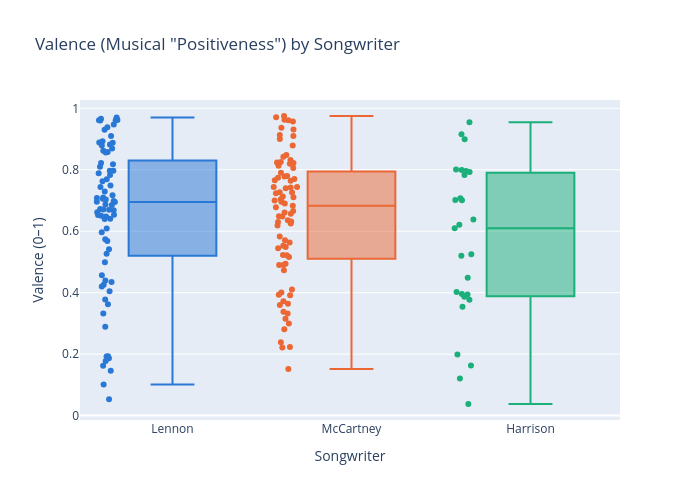

The cell this chart's notebook holds for it:
### Markdown cell above
### Box plot
A box shows the median (middle line), the middle 50% of songs (the box), and the range (whiskers). `points='all'` also draws each song; hover to see which one. [Docs](https://plotly.com/python/box-plots/)

### Code cell
fig = px.box(songs[songs['songwriter_group'].isin(big_three)],
             x='songwriter_group', y='valence', color='songwriter_group',
             color_discrete_map=songwriter_colors, points='all',
             hover_data=['title', 'year'],
             title='Valence (Musical "Positiveness") by Songwriter',
             labels={'songwriter_group': 'Songwriter', 'valence': 'Valence (0–1)'})
fig.update_layout(width=700, height=500, showlegend=False)
fig.show()

### Figure 1 — Plotly figure (JSON) as saved in the notebook; plotly's stock layout.template omitted (floating-point values rounded to 4 significant figures; data arrays with more than 128 entries replaced by an {"elided": "..."} marker saying what was removed)
{"data": [{"alignmentgroup": "True", "boxpoints": "all", "customdata": {"elided": "77x2 mixed values"}, "hovertemplate": "Songwriter=%{x}<br>Valence (0–1)=%{y}<br>title=%{customdata[0]}<br>year=%{customdata[1]}<extra></extra>", "legendgroup": "Lennon", "marker": {"color": "#2a78d6"}, "name": "Lennon", "notched": false, "offsetgroup": "Lennon", "orientation": "v", "showlegend": true, "type": "box", "x": ["Lennon", "Lennon", "Lennon", "Lennon", "Lennon", "Lennon", "Lennon", "Lennon", "Lennon", "Lennon", "Lennon", "Lennon", "Lennon", "Lennon", "Lennon", "Lennon", "Lennon", "Lennon", "Lennon", "Lennon", "Lennon", "Lennon", "Lennon", "Lennon", "Lennon", "Lennon", "Lennon", "Lennon", "Lennon", "Lennon", "Lennon", "Lennon", "Lennon", "Lennon", "Lennon", "Lennon", "Lennon", "Lennon", "Lennon", "Lennon", "Lennon", "Lennon", "Lennon", "Lennon", "Lennon", "Lennon", "Lennon", "Lennon", "Lennon", "Lennon", "Lennon", "Lennon", "Lennon", "Lennon", "Lennon", "Lennon", "Lennon", "Lennon", "Lennon", "Lennon", "Lennon", "Lennon", "Lennon", "Lennon", "Lennon", "Lennon", "Lennon", "Lennon", "Lennon", "Lennon", "Lennon", "Lennon", "Lennon", "Lennon", "Lennon", "Lennon", "Lennon"], "x0": " ", "xaxis": "x", "y": [0.797, 0.858, 0.879, 0.653, 0.966, 0.744, 0.597, 0.162, 0.71, 0.187, 0.362, 0.729, 0.332, 0.67, 0.527, 0.609, 0.574, 0.783, 0.81, 0.457, 0.893, 0.789, 0.93, 0.178, 0.44, 0.662, 0.763, 0.947, 0.654, 0.962, 0.889, 0.769, 0.91, 0.42, 0.641, 0.96, 0.698, 0.717, 0.856, 0.568, 0.862, 0.685, 0.193, 0.668, 0.97, 0.882, 0.869, 0.65, 0.961, 0.687, 0.888, 0.706, 0.499, 0.541, 0.405, 0.708, 0.695, 0.101, 0.822, 0.671, 0.672, 0.289, 0.192, 0.797, 0.938, 0.648, 0.703, 0.749, 0.0534, 0.146, 0.64, 0.435, 0.426, 0.961, 0.696, 0.818, 0.378], "y0": " ", "yaxis": "y"}, {"alignmentgroup": "True", "boxpoints": "all", "customdata": {"elided": "81x2 mixed values"}, "hovertemplate": "Songwriter=%{x}<br>Valence (0–1)=%{y}<br>title=%{customdata[0]}<br>year=%{customdata[1]}<extra></extra>", "legendgroup": "McCartney", "marker": {"color": "#eb6834"}, "name": "McCartney", "notched": false, "offsetgroup": "McCartney", "orientation": "v", "showlegend": true, "type": "box", "x": ["McCartney", "McCartney", "McCartney", "McCartney", "McCartney", "McCartney", "McCartney", "McCartney", "McCartney", "McCartney", "McCartney", "McCartney", "McCartney", "McCartney", "McCartney", "McCartney", "McCartney", "McCartney", "McCartney", "McCartney", "McCartney", "McCartney", "McCartney", "McCartney", "McCartney", "McCartney", "McCartney", "McCartney", "McCartney", "McCartney", "McCartney", "McCartney", "McCartney", "McCartney", "McCartney", "McCartney", "McCartney", "McCartney", "McCartney", "McCartney", "McCartney", "McCartney", "McCartney", "McCartney", "McCartney", "McCartney", "McCartney", "McCartney", "McCartney", "McCartney", "McCartney", "McCartney", "McCartney", "McCartney", "McCartney", "McCartney", "McCartney", "McCartney", "McCartney", "McCartney", "McCartney", "McCartney", "McCartney", "McCartney", "McCartney", "McCartney", "McCartney", "McCartney", "McCartney", "McCartney", "McCartney", "McCartney", "McCartney", "McCartney", "McCartney", "McCartney", "McCartney", "McCartney", "McCartney", "McCartney", "McCartney"], "x0": " ", "xaxis": "x", "y": [0.9, 0.778, 0.636, 0.822, 0.494, 0.91, 0.372, 0.842, 0.704, 0.74, 0.545, 0.82, 0.744, 0.813, 0.678, 0.619, 0.713, 0.332, 0.764, 0.239, 0.571, 0.563, 0.711, 0.806, 0.281, 0.522, 0.36, 0.649, 0.963, 0.553, 0.971, 0.683, 0.832, 0.79, 0.625, 0.937, 0.774, 0.364, 0.913, 0.3, 0.78, 0.41, 0.848, 0.744, 0.63, 0.338, 0.824, 0.726, 0.666, 0.401, 0.975, 0.549, 0.77, 0.727, 0.49, 0.648, 0.583, 0.879, 0.69, 0.393, 0.961, 0.766, 0.7, 0.523, 0.222, 0.49, 0.392, 0.632, 0.516, 0.931, 0.657, 0.742, 0.825, 0.661, 0.957, 0.152, 0.696, 0.315, 0.223, 0.473, 0.724], "y0": " ", "yaxis": "y"}, {"alignmentgroup": "True", "boxpoints": "all", "customdata": [["All Things Must Pass", 1969], ["Blue Jay Way", 1967], ["Circles", 1968], ["Don't Bother Me", 1963], ["For You Blue", 1969], ["Here Comes the Sun", 1969], ["I Me Mine", 1970], ["I Need You", 1965], ["I Want to Tell You", 1966], ["If I Needed Someone", 1965], ["It's All Too Much", 1967], ["Long, Long, Long", 1968], ["Love You to", 1966], ["Not Guilty", 1968], ["Old Brown Shoe", 1969], ["Only a Northern Song", 1967], ["Piggies", 1968], ["Savoy Truffle", 1968], ["Something", 1969], ["Sour Milk Sea", 1968], ["Taxman", 1966], ["The Inner Light", 1968], ["Think for Yourself", 1965], ["While My Guitar Gently Weeps", 1968], ["Within You Without You", 1967], ["You Know What to Do", 1964], ["You Like Me Too Much", 1965]], "hovertemplate": "Songwriter=%{x}<br>Valence (0–1)=%{y}<br>title=%{customdata[0]}<br>year=%{customdata[1]}<extra></extra>", "legendgroup": "Harrison", "marker": {"color": "#1baf7a"}, "name": "Harrison", "notched": false, "offsetgroup": "Harrison", "orientation": "v", "showlegend": true, "type": "box", "x": ["Harrison", "Harrison", "Harrison", "Harrison", "Harrison", "Harrison", "Harrison", "Harrison", "Harrison", "Harrison", "Harrison", "Harrison", "Harrison", "Harrison", "Harrison", "Harrison", "Harrison", "Harrison", "Harrison", "Harrison", "Harrison", "Harrison", "Harrison", "Harrison", "Harrison", "Harrison", "Harrison"], "x0": " ", "xaxis": "x", "y": [0.61, 0.0378, 0.121, 0.916, 0.955, 0.394, 0.525, 0.638, 0.449, 0.796, 0.199, 0.163, 0.707, 0.621, 0.396, 0.801, 0.52, 0.793, 0.377, 0.402, 0.783, 0.387, 0.799, 0.702, 0.354, 0.701, 0.899], "y0": " ", "yaxis": "y"}], "layout": {"boxmode": "overlay", "height": 500, "legend": {"title": {"text": "Songwriter"}, "tracegroupgap": 0}, "showlegend": false, "title": {"text": "Valence (Musical \"Positiveness\") by Songwriter"}, "width": 700, "xaxis": {"anchor": "y", "categoryarray": ["Lennon", "McCartney", "Harrison"], "categoryorder": "array", "domain": [0.0, 1.0], "title": {"text": "Songwriter"}}, "yaxis": {"anchor": "x", "domain": [0.0, 1.0], "title": {"text": "Valence (0–1)"}}}}
